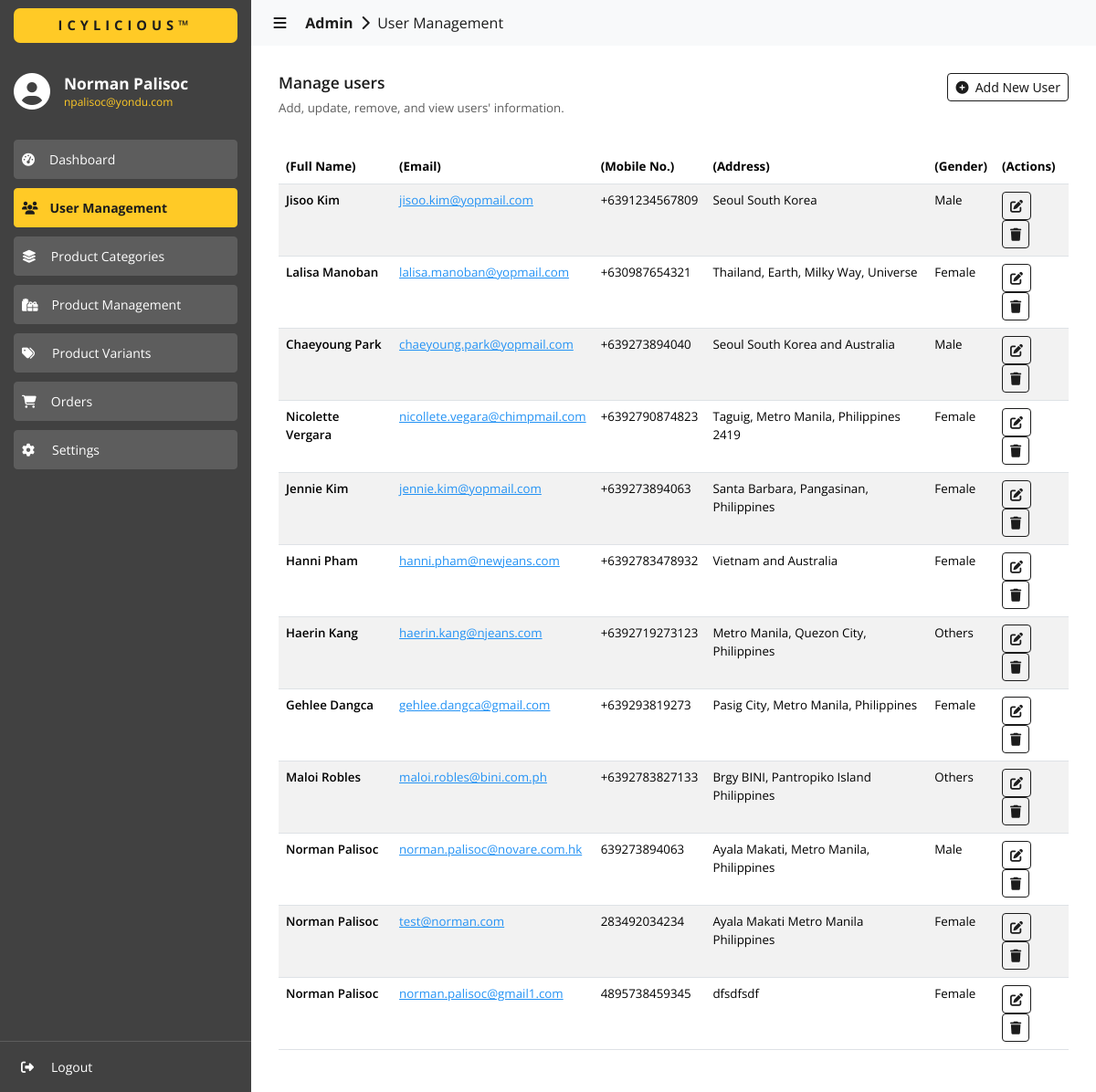
The page /admin/users/index.php (signed in) on the database as committed earlier.
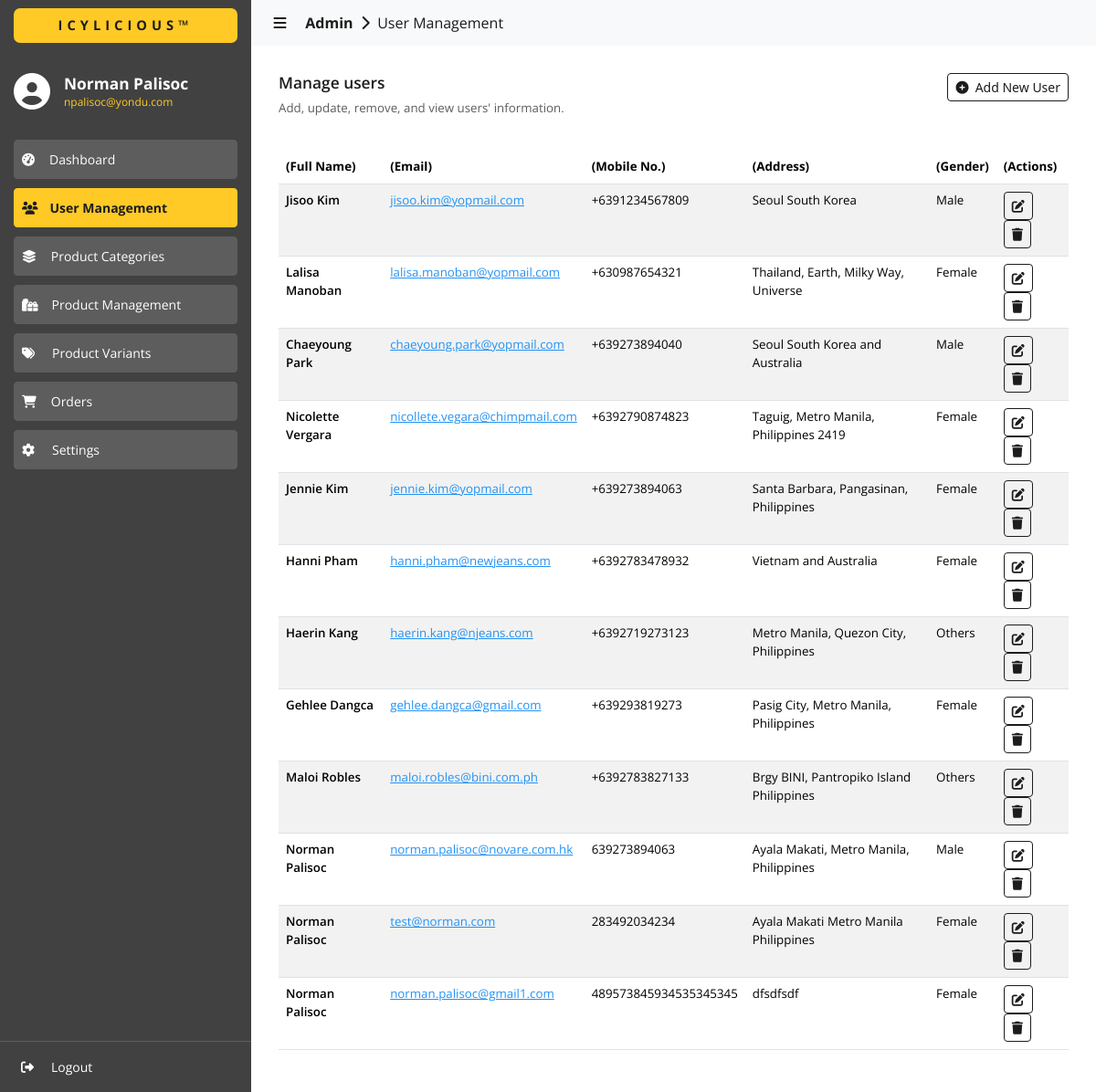
The same page on the database as committed later.
### tables this page shows
CREATE TABLE `user_info` (
  `id` int(11) NOT NULL,
  `first_name` varchar(255) DEFAULT NULL,
  `last_name` varchar(255) DEFAULT NULL,
  `email` varchar(255) DEFAULT NULL,
  `phone` varchar(255) DEFAULT NULL,
  `address` varchar(255) DEFAULT NULL,
  `gender` varchar(255) DEFAULT NULL,
  `birth_date` varchar(255) DEFAULT NULL
);

### admin/users/index.php (the view, shortened to what this page needs)
<?php
  include('../../utils/connections.php');
?>
<!DOCTYPE html>
<html lang="en">
  <head>
    <link
      href="https://cdn.jsdelivr.net/npm/bootstrap@5.3.3/dist/css/bootstrap.min.css"
      rel="stylesheet"
    >
    <link href="https://cdn.datatables.net/2.0.5/css/dataTables.bootstrap5.css" rel="stylesheet">
    <link rel="stylesheet" href="../../assets/css/global.css" />
    <link rel="stylesheet" href="./css/users.css" />
  </head>
  <body>
    <div id="nav-sidebar" class="sidebar-container slide-expanded">
      <div class="div-tm-title background-color-light-grey">
        <h4 class="h4-tm-title sans-700 color-dark-grey background-color-yellow">ICYLICIOUS&trade;</h4>
      </div>
      <div class="div-sidebar-logo">
        <i class="fa-solid fa-circle-user color-white" style="font-size: 30pt; margin-top: -8px"></i>
        <div>
          <h4 class="color-white sans-700 h6-title-name">
            <?php
              echo $_SESSION['user_info.first_name']." ".$_SESSION['user_info.last_name'];
            ?>
          </h4>
          <p class="color-yellow sans-regular p-title-email">
            <?php
              echo $_SESSION['user_info.email'];
            ?>
          </p>
        </div>
      </div>
      <div class="div-siderbar-menu-links">
        <button
          id="btn-dashboard"
          class="btn btn-outline-success btn-sm
            sans-regular
            background-color-super-light-grey
            border-color-super-light-grey
            color-white
            btn-menu
            btn-menu-unselected"
          type="button">
          <i class="fa-solid fa-gauge-high"></i><span style="padding-left: 16px">Dashboard</span>
        </button>
        <button
          id="btn-user-management"
          class="btn btn-outline-success btn-sm
            sans-700
            background-color-yellow
            border-color-yellow
            color-dark-grey
            btn-menu
            btn-menu-selected"
          type="button">
          <i class="fa-solid fa-users"></i><span style="padding-left: 13px">User Management</span>
        </button>
        <button
          id="btn-categories"
          class="btn btn-outline-success btn-sm
            sans-regular
            background-color-super-light-grey
            border-color-super-light-grey
            color-white
            btn-menu
            btn-menu-unselected"
          type="button">
          <i class="fa-solid fa-layer-group"></i><span style="padding-left: 16px">Product Categories</span>
        </button>
        <button
          id="btn-products"
          class="btn btn-outline-success btn-sm
            sans-regular
            background-color-super-light-grey
            border-color-super-light-grey
            color-white
            btn-menu
            btn-menu-unselected"
          type="button">
          <i class="fa-solid fa-gifts"></i><span style="padding-left: 15px">Product Management</span>
        </button>
        <button
          id="btn-variants"
          class="btn btn-outline-success btn-sm
            sans-regular
            background-color-super-light-grey
            border-color-super-light-grey
            color-white
            btn-menu
            btn-menu-unselected"
          type="button">
          <i class="fa-solid fa-tags"></i><span style="padding-left: 19px">Product Variants</span>
        </button>
        <button
          id="btn-orders"
          class="btn btn-outline-success btn-sm
            sans-regular
            background-color-super-light-grey
            border-color-super-light-grey
            color-white
            btn-menu
            btn-menu-unselected"
          type="button">
          <i class="fa-solid fa-cart-shopping"></i><span style="padding-left: 16px">Orders</span>
        </button>
        <button
          id="btn-settings"
          class="btn btn-outline-success btn-sm
            sans-regular
            background-color-super-light-grey
            border-color-super-light-grey
            color-white
            btn-menu
            btn-menu-unselected"
          type="button">
          <i class="fa-solid fa-gear"></i><span style="padding-left: 19px">Settings</span>
        </button>
      </div>
      <div class="div-siderbar-profile-links">
        <button
          class="btn btn-outline-success btn-sm
            sans-regular
            color-white
            btn-menu
            btn-menu-unselected
            btn-logout"
          style="border: 0px"
          type="button">
          <i class="fa-solid fa-right-from-bracket"></i><span style="padding-left: 19px">Logout</span>
        </button>
      </div>
    </div>
    <div id="content-body" class="content content-slide-expanded">
      <nav class="navbar navbar-expand-lg navbar-light bg-body-tertiary">
        <div class="container-fluid">
          <a class="navbar-brand sans-regular color-dark-grey a-navbar-path" href="#" style="cursor: default;">
            &nbsp;&nbsp;&nbsp;<i id="navbar-control" class="fa-solid fa-bars" style="cursor: pointer"></i>
            &nbsp;&nbsp;&nbsp;&nbsp;<b>Admin</b>&nbsp;
            <i class="fa-solid fa-chevron-right"></i>
            &nbsp;User Management
          </a>
        </div>
      </nav>
      <div>
        <div class="content-wrapper">
          <div class="div-content-title">
            <div class="div-content-title-labels">
              <h4 class="color-dark-grey sans-600" style="font-size: 13pt;">
                Manage users
              </h4>
              <p class="color-super-light-grey sans-regular" style="font-size: 10pt;">
                Add, update, remove, and view users' information.
              </p>
            </div>
            <div class="div-content-title-actions">
              <button
                data-bs-toggle="modal"
                data-bs-target="#staticAddNewUser"
                class="btn btn-outline-primary btn-sm sans-400"
                type="button">
                <i class="fa-solid fa-circle-plus"></i>&nbsp;&nbsp;Add New User
              </button>
            </div>
          </div>
          <div style="margin-top: 20px;">
            <table id="data" class="table table-striped" style="width:100%">
              <thead>
                <tr>
                  <th class="sans-bold">(Full Name)</th>
                  <th class="sans-bold">(Email)</th>
                  <th class="sans-bold">(Mobile No.)</th>
                  <th class="sans-bold">(Address)</th>
                  <th class="sans-bold">(Gender)</th>
                  <th class="sans-bold">(Actions)</th>
                </tr>
              </thead>
              <tbody>
                <?php
                  $fetch_user_info = "
                    SELECT
                    UI.id,
                    UI.first_name,
                    UI.last_name,
                    UI.email,
                    UI.phone,
                    UI.address,
                    UI.gender,
                    UI.birth_date
                    FROM user_info AS UI
                    INNER JOIN user_credentials AS UC
                    ON UI.id = UC.user_id
                    AND UC.type = 'customer'";
                  $result = $conn->query($fetch_user_info);
                  if ($result->num_rows > 0) {
                    while ($row = $result->fetch_assoc()) {
                      $user_id = $row['id'];
                      $first_name = $row['first_name'];
                      $last_name = $row['last_name'];
                      $fullname = $first_name . ' ' . $last_name;
                      $email = $row['email'];
                      $mobile_no = $row['phone'];
                      $address = $row['address'];
                      $gender = $row['gender'];
                      $b_date = $row['birth_date'];
                      echo '
                        <tr>
                          <td class="sans-600">
                            '.$fullname.'
                          </td>
                          <td class="sans-regular" style="color: #2392f4">
                            <a href="mailto:'.$email.'"
                              class="sans-regular"
                              style="color: #2392f4">'.$email.'</a>
                          </td>
                          <td class="sans-regular">
                            '.$mobile_no.'
                          </td>
                          <td class="sans-regular">
                            '.$address.'
                          </td>
                          <td class="sans-regular">
                            '.$gender.'
                          </td>
                          <td>
                            <button
                              data-bs-toggle="modal"
                              data-bs-target="#staticEditUser"
                              onclick="onEditUser(
                                '."'".$user_id."',".'
                                '."'".$first_name."',".'
                                '."'".$last_name."',".'
                                '."'".$email."',".'
                                '."'".$mobile_no."',".'
                                '."'".$address."',".'
                                '."'".$gender."',".'
                                '."'".$b_date."'".'
                              )"
                              class="btn btn-outline-primary btn-sm
                                sans-400
                                color-white"
                              type="button">
                              <i class="fa-solid fa-pen-to-square"></i>
                            </button>
                            <button
                              onclick="onDeleteUser('."'".$email."'".')"
                              class="btn btn-outline-primary btn-sm
                                sans-400
                                color-white"
                              type="button">
                              <i class="fa-solid fa-trash"></i>
                            </button>
                          </td>
                        </tr>
                      ';
                    }
                  }
                ?>
              </tbody>
            </table>
          </div>
        </div>
      </div>
    </div>
  </body>
</html>

### assets/css/global.css (style rules this page uses)
* { margin: 0; }
:root { --black: #080808; --dark-grey: #1c1c1c; --light-grey: #414141; --super-light-grey: #5d5d5d; --yellow: #ffca26; --white: #ffffff; --light-white: #ececec; --disabled-color: #848383; --light-blue: #2392f4; }
.sans-regular { font-family: "Open Sans", sans-serif; font-optical-sizing: auto; font-weight: 400; font-style: normal; }
.sans-600 { font-family: "Open Sans", sans-serif; font-optical-sizing: auto; font-weight: 600; font-style: normal; }
.sans-700 { font-family: "Open Sans", sans-serif; font-optical-sizing: auto; font-weight: 700; font-style: normal; }
.sans-bold { font-family: "Open Sans", sans-serif; font-optical-sizing: auto; font-weight: bold; font-style: normal; }
.color-white { color: var(--white); }
.color-yellow { color: var(--yellow); }
.color-super-light-grey { color: var(--super-light-grey); }
.color-dark-grey { color: var(--dark-grey); }
.background-color-yellow { background-color: var(--yellow); }
.background-color-super-light-grey { background-color: var(--super-light-grey); }
.background-color-light-grey { background-color: var(--light-grey); }
.border-color-yellow { border-color: var(--yellow); }
.border-color-super-light-grey { border-color: var(--super-light-grey); }

### admin/users/css/users.css (style rules this page uses)
* { box-sizing: border-box; margin: 0; }
:root { --black: #080808; --dark-grey: #1c1c1c; --light-grey: #414141; --super-light-grey: #5d5d5d; --yellow: #ffca26; --white: #ffffff; --light-white: #ececec; --disabled-color: #848383; --light-blue: #2392f4; }
body { background-color: var(--white); }
.sidebar-container { background-color: var(--light-grey); width: 275px; height: 100%; position: fixed; display: flex; flex-direction: column; left: 0px; z-index: 999; }
.div-tm-title { width: 100%; height: 56px; display: flex; flex-direction: column; justify-content: center; }
.h4-tm-title { text-align: center; font-size: 11pt; letter-spacing: 5px !important; margin-inline: 15px; padding-block: 10px; border-radius: 7px; margin-bottom: 0px !important; }
.div-sidebar-logo { display: flex; align-items: center; gap: 15px; padding-inline: 15px; margin-top: 25px; }
.h6-title-name { font-size: 13pt; margin-bottom: 0px !important; }
.p-title-email { font-size: 9pt; line-height: 0px; margin-top: 10px; }
.div-siderbar-menu-links { flex: 1; display: flex; flex-direction: column; padding-inline: 15px; padding-top: 25px; gap: 10px; }
.div-siderbar-profile-links { display: flex; flex-direction: column; border-top: 1px solid var(--super-light-grey); padding-inline: 15px; padding-block: 7px; gap: 10px; }
.btn-menu { text-align: left; padding-top: 10px !important; padding-bottom: 10px !important; }
.content { padding-left: 275px; }
.a-navbar-path { font-size: 12pt; }
.content-wrapper { padding-inline: 30px; padding-block: 30px; }
.div-content-title { display: flex; }
.div-content-title-labels { flex: 1; }
.btn-outline-primary { border-color: var(--dark-grey) !important; color: var(--dark-grey) !important; }
td { font-size: 10pt; }
th { font-size: 10pt; }
.slide-expanded { left: 0px !important; transition: .4s; }
.content-slide-expanded { padding-left: 275px; transition: .4s; }

Rows that differ between the two databases and show on the page:
changed user_info "norman.palisoc@gmail1.com": phone "4895738459345" → "489573845934535345345"
